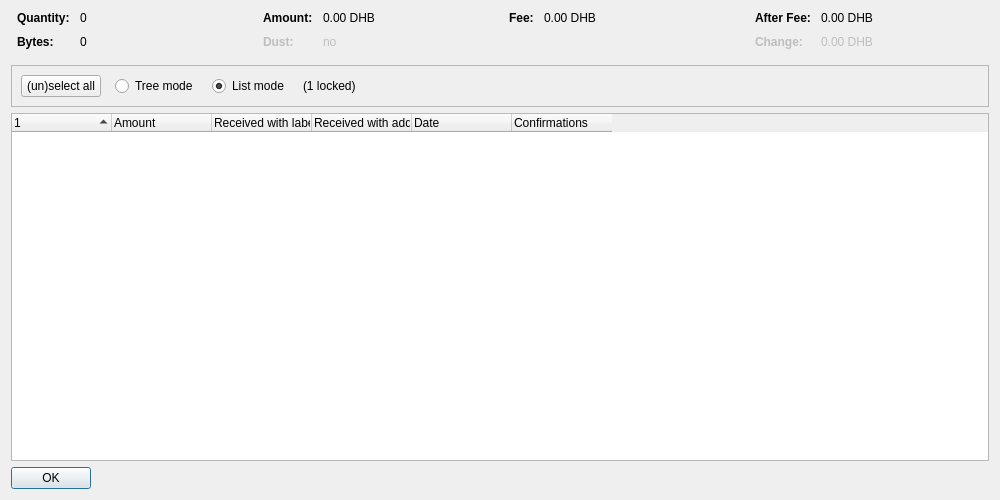
<?xml version="1.0" encoding="UTF-8"?>
<ui version="4.0">
 <class>CoinControlDialog</class>
 <widget class="QDialog" name="CoinControlDialog">
  <property name="geometry">
   <rect>
    <x>0</x>
    <y>0</y>
    <width>1000</width>
    <height>500</height>
   </rect>
  </property>
  <property name="windowTitle">
   <string>Coin Selection</string>
  </property>
  <layout class="QVBoxLayout" name="verticalLayout">
   <item>
    <layout class="QHBoxLayout" name="horizontalLayoutTop" stretch="0,0,0,0">
     <property name="topMargin">
      <number>0</number>
     </property>
     <property name="bottomMargin">
      <number>10</number>
     </property>
     <item>
      <layout class="QFormLayout" name="formLayoutCoinControl1">
       <property name="horizontalSpacing">
        <number>10</number>
       </property>
       <property name="verticalSpacing">
        <number>10</number>
       </property>
       <property name="leftMargin">
        <number>6</number>
       </property>
       <property name="rightMargin">
        <number>6</number>
       </property>
       <item row="0" column="0">
        <widget class="QLabel" name="labelCoinControlQuantityText">
         <property name="font">
          <font>
           <weight>75</weight>
           <bold>true</bold>
          </font>
         </property>
         <property name="text">
          <string>Quantity:</string>
         </property>
        </widget>
       </item>
       <item row="0" column="1">
        <widget class="QLabel" name="labelCoinControlQuantity">
         <property name="cursor">
          <cursorShape>IBeamCursor</cursorShape>
         </property>
         <property name="contextMenuPolicy">
          <enum>Qt::ActionsContextMenu</enum>
         </property>
         <property name="text">
          <string notr="true">0</string>
         </property>
         <property name="textInteractionFlags">
          <set>Qt::LinksAccessibleByMouse|Qt::TextSelectableByKeyboard|Qt::TextSelectableByMouse</set>
         </property>
        </widget>
       </item>
       <item row="1" column="0">
        <widget class="QLabel" name="labelCoinControlBytesText">
         <property name="font">
          <font>
           <weight>75</weight>
           <bold>true</bold>
          </font>
         </property>
         <property name="text">
          <string>Bytes:</string>
         </property>
        </widget>
       </item>
       <item row="1" column="1">
        <widget class="QLabel" name="labelCoinControlBytes">
         <property name="cursor">
          <cursorShape>IBeamCursor</cursorShape>
         </property>
         <property name="contextMenuPolicy">
          <enum>Qt::ActionsContextMenu</enum>
         </property>
         <property name="text">
          <string notr="true">0</string>
         </property>
         <property name="textInteractionFlags">
          <set>Qt::LinksAccessibleByMouse|Qt::TextSelectableByKeyboard|Qt::TextSelectableByMouse</set>
         </property>
        </widget>
       </item>
      </layout>
     </item>
     <item>
      <layout class="QFormLayout" name="formLayoutCoinControl2">
       <property name="horizontalSpacing">
        <number>10</number>
       </property>
       <property name="verticalSpacing">
        <number>10</number>
       </property>
       <property name="leftMargin">
        <number>6</number>
       </property>
       <property name="rightMargin">
        <number>6</number>
       </property>
       <item row="0" column="0">
        <widget class="QLabel" name="labelCoinControlAmountText">
         <property name="font">
          <font>
           <weight>75</weight>
           <bold>true</bold>
          </font>
         </property>
         <property name="text">
          <string>Amount:</string>
         </property>
        </widget>
       </item>
       <item row="0" column="1">
        <widget class="QLabel" name="labelCoinControlAmount">
         <property name="cursor">
          <cursorShape>IBeamCursor</cursorShape>
         </property>
         <property name="contextMenuPolicy">
          <enum>Qt::ActionsContextMenu</enum>
         </property>
         <property name="text">
          <string notr="true">0.00 DHB</string>
         </property>
         <property name="textInteractionFlags">
          <set>Qt::LinksAccessibleByMouse|Qt::TextSelectableByKeyboard|Qt::TextSelectableByMouse</set>
         </property>
        </widget>
       </item>
       <item row="1" column="0">
        <widget class="QLabel" name="labelCoinControlLowOutputText">
         <property name="enabled">
          <bool>false</bool>
         </property>
         <property name="font">
          <font>
           <weight>75</weight>
           <bold>true</bold>
          </font>
         </property>
         <property name="text">
          <string>Dust:</string>
         </property>
        </widget>
       </item>
       <item row="1" column="1">
        <widget class="QLabel" name="labelCoinControlLowOutput">
         <property name="enabled">
          <bool>false</bool>
         </property>
         <property name="cursor">
          <cursorShape>IBeamCursor</cursorShape>
         </property>
         <property name="contextMenuPolicy">
          <enum>Qt::ActionsContextMenu</enum>
         </property>
         <property name="text">
          <string notr="true">no</string>
         </property>
         <property name="textInteractionFlags">
          <set>Qt::LinksAccessibleByMouse|Qt::TextSelectableByKeyboard|Qt::TextSelectableByMouse</set>
         </property>
        </widget>
       </item>
      </layout>
     </item>
     <item>
      <layout class="QFormLayout" name="formLayoutCoinControl3">
       <property name="horizontalSpacing">
        <number>10</number>
       </property>
       <property name="verticalSpacing">
        <number>10</number>
       </property>
       <property name="leftMargin">
        <number>6</number>
       </property>
       <property name="rightMargin">
        <number>6</number>
       </property>
       <item row="0" column="0">
        <widget class="QLabel" name="labelCoinControlFeeText">
         <property name="font">
          <font>
           <weight>75</weight>
           <bold>true</bold>
          </font>
         </property>
         <property name="text">
          <string>Fee:</string>
         </property>
        </widget>
       </item>
       <item row="0" column="1">
        <widget class="QLabel" name="labelCoinControlFee">
         <property name="cursor">
          <cursorShape>IBeamCursor</cursorShape>
         </property>
         <property name="contextMenuPolicy">
          <enum>Qt::ActionsContextMenu</enum>
         </property>
         <property name="text">
          <string notr="true">0.00 DHB</string>
         </property>
         <property name="textInteractionFlags">
          <set>Qt::LinksAccessibleByMouse|Qt::TextSelectableByKeyboard|Qt::TextSelectableByMouse</set>
         </property>
        </widget>
       </item>
      </layout>
     </item>
     <item>
      <layout class="QFormLayout" name="formLayoutCoinControl4">
       <property name="horizontalSpacing">
        <number>10</number>
       </property>
       <property name="verticalSpacing">
        <number>10</number>
       </property>
       <property name="leftMargin">
        <number>6</number>
       </property>
       <property name="rightMargin">
        <number>6</number>
       </property>
       <item row="0" column="0">
        <widget class="QLabel" name="labelCoinControlAfterFeeText">
         <property name="font">
          <font>
           <weight>75</weight>
           <bold>true</bold>
          </font>
         </property>
         <property name="text">
          <string>After Fee:</string>
         </property>
        </widget>
       </item>
       <item row="0" column="1">
        <widget class="QLabel" name="labelCoinControlAfterFee">
         <property name="cursor">
          <cursorShape>IBeamCursor</cursorShape>
         </property>
         <property name="contextMenuPolicy">
          <enum>Qt::ActionsContextMenu</enum>
         </property>
         <property name="text">
          <string notr="true">0.00 DHB</string>
         </property>
         <property name="textInteractionFlags">
          <set>Qt::LinksAccessibleByMouse|Qt::TextSelectableByKeyboard|Qt::TextSelectableByMouse</set>
         </property>
        </widget>
       </item>
       <item row="1" column="0">
        <widget class="QLabel" name="labelCoinControlChangeText">
         <property name="enabled">
          <bool>false</bool>
         </property>
         <property name="font">
          <font>
           <weight>75</weight>
           <bold>true</bold>
          </font>
         </property>
         <property name="text">
          <string>Change:</string>
         </property>
        </widget>
       </item>
       <item row="1" column="1">
        <widget class="QLabel" name="labelCoinControlChange">
         <property name="enabled">
          <bool>false</bool>
         </property>
         <property name="cursor">
          <cursorShape>IBeamCursor</cursorShape>
         </property>
         <property name="contextMenuPolicy">
          <enum>Qt::ActionsContextMenu</enum>
         </property>
         <property name="text">
          <string notr="true">0.00 DHB</string>
         </property>
         <property name="textInteractionFlags">
          <set>Qt::LinksAccessibleByMouse|Qt::TextSelectableByKeyboard|Qt::TextSelectableByMouse</set>
         </property>
        </widget>
       </item>
      </layout>
     </item>
    </layout>
   </item>
   <item>
    <widget class="QFrame" name="frame">
     <property name="minimumSize">
      <size>
       <width>0</width>
       <height>40</height>
      </size>
     </property>
     <property name="frameShape">
      <enum>QFrame::StyledPanel</enum>
     </property>
     <property name="frameShadow">
      <enum>QFrame::Sunken</enum>
     </property>
     <layout class="QHBoxLayout" name="horizontalLayout">
      <item>
       <layout class="QHBoxLayout" name="horizontalLayoutPanel" stretch="0,0,0,0,0">
        <property name="spacing">
         <number>14</number>
        </property>
        <item>
         <widget class="QPushButton" name="pushButtonSelectAll">
          <property name="sizePolicy">
           <sizepolicy hsizetype="Maximum" vsizetype="Fixed">
            <horstretch>0</horstretch>
            <verstretch>0</verstretch>
           </sizepolicy>
          </property>
          <property name="text">
           <string>(un)select all</string>
          </property>
          <property name="autoDefault">
           <bool>false</bool>
          </property>
         </widget>
        </item>
        <item>
         <widget class="QRadioButton" name="radioTreeMode">
          <property name="sizePolicy">
           <sizepolicy hsizetype="Maximum" vsizetype="Fixed">
            <horstretch>0</horstretch>
            <verstretch>0</verstretch>
           </sizepolicy>
          </property>
          <property name="text">
           <string>Tree mode</string>
          </property>
         </widget>
        </item>
        <item>
         <widget class="QRadioButton" name="radioListMode">
          <property name="sizePolicy">
           <sizepolicy hsizetype="Maximum" vsizetype="Fixed">
            <horstretch>0</horstretch>
            <verstretch>0</verstretch>
           </sizepolicy>
          </property>
          <property name="text">
           <string>List mode</string>
          </property>
          <property name="checked">
           <bool>true</bool>
          </property>
         </widget>
        </item>
        <item>
         <widget class="QLabel" name="labelLocked">
          <property name="text">
           <string notr="true">(1 locked)</string>
          </property>
         </widget>
        </item>
        <item>
         <spacer name="horizontalSpacer">
          <property name="orientation">
           <enum>Qt::Horizontal</enum>
          </property>
          <property name="sizeHint" stdset="0">
           <size>
            <width>40</width>
            <height>20</height>
           </size>
          </property>
         </spacer>
        </item>
       </layout>
      </item>
     </layout>
    </widget>
   </item>
   <item>
    <widget class="CoinControlTreeWidget" name="treeWidget">
     <property name="contextMenuPolicy">
      <enum>Qt::CustomContextMenu</enum>
     </property>
     <property name="sortingEnabled">
      <bool>false</bool>
     </property>
     <property name="columnCount">
      <number>6</number>
     </property>
     <attribute name="headerShowSortIndicator" stdset="0">
      <bool>true</bool>
     </attribute>
     <attribute name="headerStretchLastSection">
      <bool>false</bool>
     </attribute>
     <column>
      <property name="text">
       <string/>
      </property>
     </column>
     <column>
      <property name="text">
       <string>Amount</string>
      </property>
     </column>
     <column>
      <property name="text">
       <string>Received with label</string>
      </property>
     </column>
     <column>
      <property name="text">
       <string>Received with address</string>
      </property>
     </column>
     <column>
      <property name="text">
       <string>Date</string>
      </property>
     </column>
     <column>
      <property name="text">
       <string>Confirmations</string>
      </property>
      <property name="toolTip">
       <string>Confirmed</string>
      </property>
     </column>
     <column>
      <property name="text">
       <string/>
      </property>
     </column>
     <column>
      <property name="text">
       <string/>
      </property>
     </column>
     <column>
      <property name="text">
       <string/>
      </property>
     </column>
     <column>
      <property name="text">
       <string/>
      </property>
     </column>
    </widget>
   </item>
   <item>
    <widget class="QDialogButtonBox" name="buttonBox">
     <property name="sizePolicy">
      <sizepolicy hsizetype="Maximum" vsizetype="Fixed">
       <horstretch>0</horstretch>
       <verstretch>0</verstretch>
      </sizepolicy>
     </property>
     <property name="orientation">
      <enum>Qt::Horizontal</enum>
     </property>
     <property name="standardButtons">
      <set>QDialogButtonBox::Ok</set>
     </property>
    </widget>
   </item>
  </layout>
 </widget>
 <customwidgets>
  <customwidget>
   <class>CoinControlTreeWidget</class>
   <extends>QTreeWidget</extends>
   <header>qt/coincontroltreewidget.h</header>
  </customwidget>
 </customwidgets>
 <resources/>
 <connections/>
</ui>
